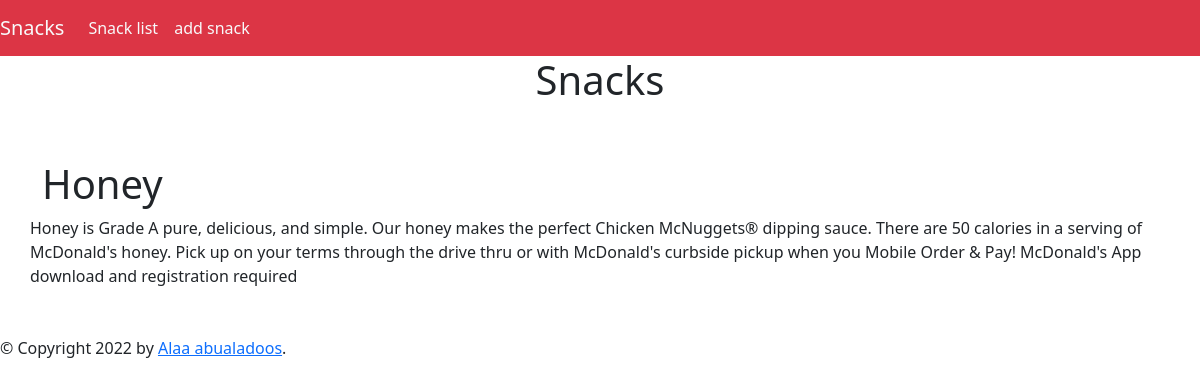
Page /2/ on the committed database.
### snacks/models.py (models this page shows, shortened)
class Snack(models.Model):
    title=models.CharField(max_length=64)
    purchaser=models.ForeignKey(get_user_model(),on_delete=models.CASCADE)
    description=models.TextField()
    image_url=models.TextField(default='no image')

### snacks/views.py (the view)
# urls.py: path('<int:pk>/',SnackDetailView.as_view(),name='detail_list'),
class SnackDetailView(DetailView):
    template_name='snack_detail.html'
    model=Snack

### templates/snack_detail.html (shortened to what this page needs)
{% extends 'base.html' %}
{% block content %}
<h1 style="text-align: center;">Snacks</h1>
  <div class="py-5">
  <div class="container">
      <div class="row hidden-md-up">
  <h1>{{snack.title}}</h1>
  {{snack.description}}
  </div>
</div>
</div>
{% endblock %}

### rows in the picture
Snack: title "Honey", description "Honey is Grade A pure, delicious, and simple. Our honey makes the perfect Chicken McNuggets® dipping sauce. There are 50 calories in a serving of McDonald's honey. Pick up on your terms through the drive thru or with McDonald's curbside pickup when you Mobile Order & Pay! McDonald's App download and registration required"
